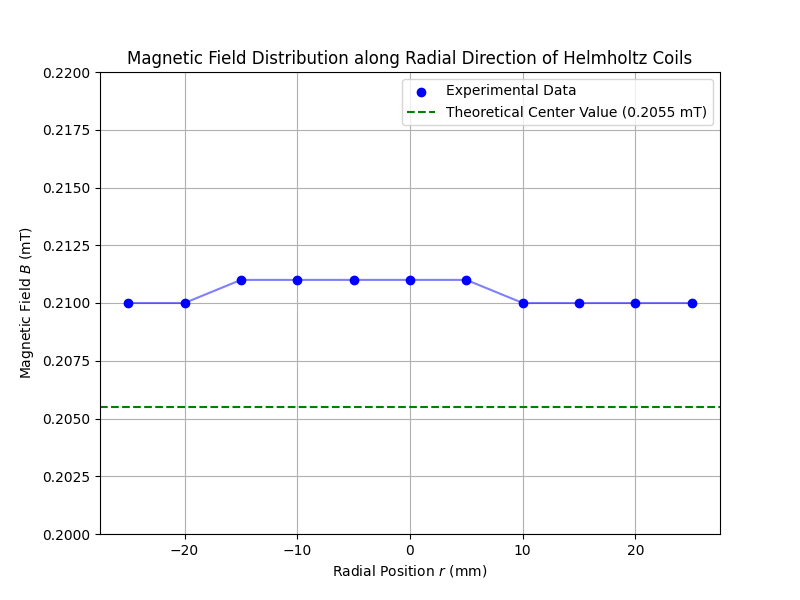

Recreate this plot in Python.
import matplotlib.pyplot as plt
import numpy as np
import os

# Data
r = np.array([-25, -20, -15, -10, -5, 0, 5, 10, 15, 20, 25]) # mm
B = np.array([0.210, 0.210, 0.211, 0.211, 0.211, 0.211, 0.211, 0.210, 0.210, 0.210, 0.210]) # mT

# Theoretical Central Value (calculated previously)
B_center_theo = 0.2055 # mT

# Plotting
plt.figure(figsize=(8, 6))
plt.scatter(r, B, color='blue', label='Experimental Data', zorder=5)
plt.axhline(y=B_center_theo, color='green', linestyle='--', label=f'Theoretical Center Value ({B_center_theo:.4f} mT)')

# Connect points with a smooth line or just a line
plt.plot(r, B, color='blue', linestyle='-', alpha=0.5)

plt.xlabel(r'Radial Position $r$ (mm)')
plt.ylabel(r'Magnetic Field $B$ (mT)')
plt.title(r'Magnetic Field Distribution along Radial Direction of Helmholtz Coils')
plt.legend()
plt.grid(True)
plt.ylim(0.20, 0.22) # Set y-axis limits to show detail

# Save plot
output_dir = r'c:\Personal Profie\Profile\UCAS\t-Sophomore\S1 new\Nomal Physics Experiments\dsh\todo1 Measurement of Magnetic Field'
output_path = os.path.join(output_dir, 'plot_helmholtz_radial.png')
plt.savefig(output_path)

print(f"Plot saved to {output_path}")
print(f"Average Experimental B: {np.mean(B):.4f} mT")
